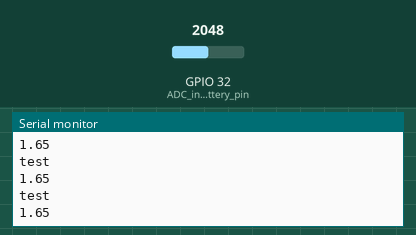
Bench run of a sketch on a simulated ESP32. On the bench: the last lines printed to the serial monitor. The test bench sets the inputs (shaded band); at power-on: GPIO 32 (ADC_input_battery_pin) = 2048.

Above: at 1.3 s.
1.4 s: GPIO 32 (ADC_input_battery_pin) set to 2866
At 1.9 s:
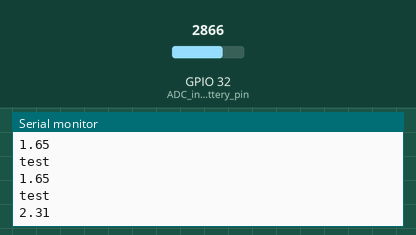
2.9 s: GPIO 32 (ADC_input_battery_pin) set to 3603
At 3.4 s:
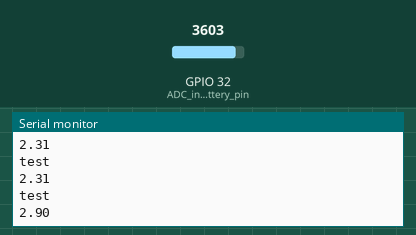
Timing chart, 0 to 5.9 s (numbered marks = the images above; inputs shaded):
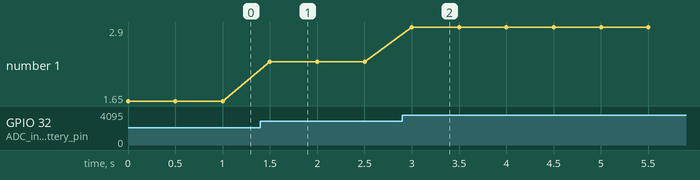

Measured:
- after the input at 1.4 s, the serial monitor: prints a new line after 0.10 s (image 1)
- after the input at 2.9 s, the serial monitor: prints a new line after 0.10 s (image 2)
- plotted number 1: 1.65 → 2.31 after the input at 1.4 s, 2.31 → 2.9 after the input at 2.9 s

The sketch:

measure_battery_vcc.ino
```cpp
// (licence header left out)
/*
* Experiment details
* =====================
* In this experiment we are trying to measure the battery voltage of the battery
* that powers the esp32
*
*/

#define ADC_input_battery_pin   32

// the setup routine runs once when you press reset:
void setup() {
  // initialize serial communication at 9600 bits per second:
  Serial.begin(115200);
}

// the loop routine runs over and over again forever:
void loop() {
  // read the input on analog pin 0:
  //int sensorValue = analogRead(A0);
  // print out the value you read:
  //Serial.println(sensorValue);
  Serial.println("test");
  float VBat = float(analogRead(ADC_input_battery_pin)) / 4096.0f * 3.3;    //
  Serial.println(VBat);
  delay(500);        // delay in between reads for stability
}
```
